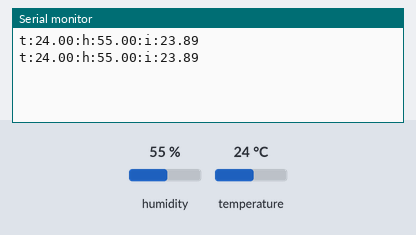
Bench run of a sketch on a simulated Arduino Uno, built with avr-gcc and run on an emulated ATmega328P. On the bench: the last lines printed to the serial monitor. The test bench sets the inputs (shaded band); at power-on: humidity 55 %, temperature 24 °C.

Above: at 3.8 s.
3.9 s: humidity set to 22 %
At 6.7 s:
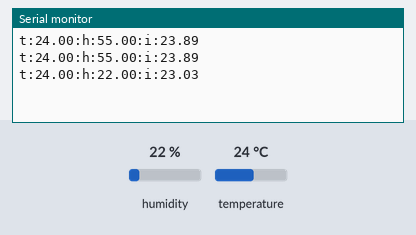
7.8 s: temperature set to 12 °C
At 10.4 s:
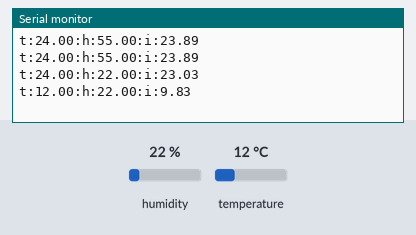
11.7 s: humidity set to 40 %
At 12.9 s:
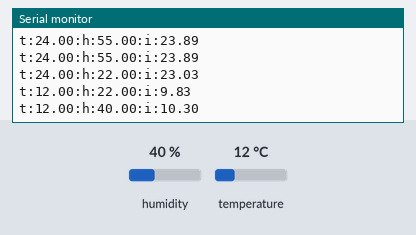
Timing chart, 0 to 14.7 s (numbered marks = the images above; inputs shaded):
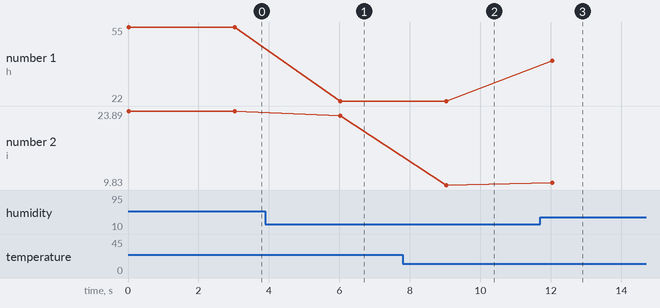

Measured:
- after the input at 3.9 s, the serial monitor: prints a new line after 2.1 s (image 1)
- after the input at 7.8 s, the serial monitor: prints a new line after 1.2 s (image 2)
- after the input at 11.7 s, the serial monitor: prints a new line after 0.34 s (image 3)
- plotted number 1: 55 → 22 after the input at 3.9 s, 22 → 40 after the input at 11.7 s
- plotted number 2: 23.89 → 23.03 after the input at 3.9 s, 23.03 → 9.83 after the input at 7.8 s, 9.83 → 10.3 after the input at 11.7 s

The sketch:

UNO_dht_test.ino
```cpp
#include <Adafruit_AM2320.h>
#include <DHT.h>

#define DHTTYPE DHT22
#define DHTPIN 2

unsigned long previousMillis = 0;
const long refreshInterval = 2000;

float t_val[3] = {0};

DHT dht(DHTPIN, DHTTYPE);

void setup() {
  Serial.begin(115200);
  dht.begin();
  delay(10);
}

void loop() {
  //get_val(t_val);
  //unsigned long currentMillis = millis();
  //if (currentMillis - previousMillis >= refreshInterval) {
  //previousMillis = currentMillis;

  t_val[0] = dht.readHumidity();
  t_val[1] = dht.readTemperature();
  t_val[2] = dht.computeHeatIndex(t_val[1], t_val[0], false);

  Serial.print("t:");
  Serial.print(t_val[1]);
  Serial.print(":h:");
  Serial.print(t_val[0]);
  Serial.print(":i:");
  Serial.println(t_val[2]);
  delay(3000);
  //}
}

void get_val(float t_val[]) {
  /*if (isnan(t_val[0]) || isnan(t_val[1])) {
    return;
    }*/
  t_val[0] = dht.readHumidity();
  t_val[1] = dht.readTemperature();
  t_val[2] = dht.computeHeatIndex(t_val[1], t_val[0], false);
}
```
